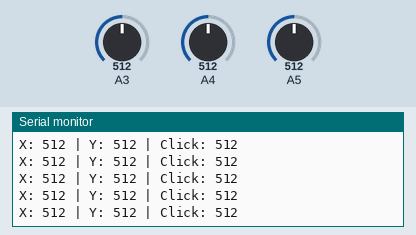
Recording of a sketch running on a simulated Arduino Uno, built with avr-gcc and run on an emulated ATmega328P. Shown: the last lines printed to the serial monitor. The inputs (shaded band) are chosen by the test bench; at power-on: A3 = 512, A4 = 512, A5 = 512.

Above: at 5.7 s.
5.8 s: A3 set to 992
At 5.86 s:
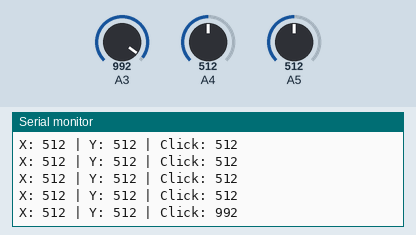
8.8 s: A3 set to 1007
At 8.89 s:
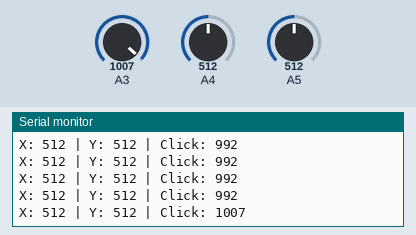
Timing chart, 0 to 11.8 s (numbered marks = the images above; inputs shaded):
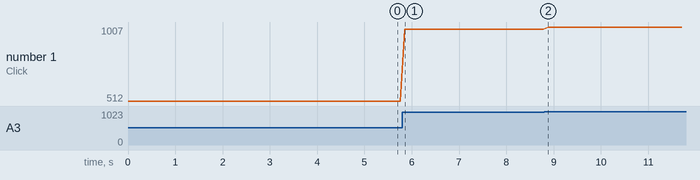

Measured:
- after the input at 5.8 s, the serial monitor: prints a new line after 0.06 s (image 1)
- after the input at 8.8 s, the serial monitor: prints a new line after 0.08 s (image 2)
- plotted number 1: 512 → 992 after the input at 5.8 s, 992 → 1007 after the input at 8.8 s

The sketch:

Sensor_Joystick.ino
```cpp
void setup() {
  // put your setup code here, to run once:
  Serial.begin(9600);
}

void loop() {
  // put your main code here, to run repeatedly:
  //Serial.println(analogRead(A0));
  Serial.print("X: ");
  Serial.print(analogRead(A5));
  Serial.print(" | Y: ");
  Serial.print(analogRead(A4));
  Serial.print(" | Click: ");
  Serial.println(analogRead(A3));

  delay(100);
}
```
